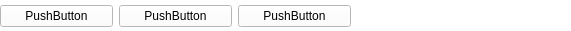
           <widget class="QWidget" name="widget" native="true">
            <property name="geometry">
             <rect>
              <x>350</x>
              <y>20</y>
              <width>571</width>
              <height>31</height>
             </rect>
            </property>
            <property name="styleSheet">
             <string notr="true">background-color: rgb(255, 255, 255);</string>
            </property>
            <widget class="QWidget" name="layoutWidget">
             <property name="geometry">
              <rect>
               <x>0</x>
               <y>0</y>
               <width>351</width>
               <height>32</height>
              </rect>
             </property>
             <layout class="QHBoxLayout" name="horizontalLayout_6">
              <item>
               <widget class="QPushButton" name="pushButton_3">
                <property name="text">
                 <string>PushButton</string>
                </property>
                <property name="checkable">
                 <bool>true</bool>
                </property>
               </widget>
              </item>
              <item>
               <widget class="QPushButton" name="pushButton_2">
                <property name="text">
                 <string>PushButton</string>
                </property>
                <property name="checkable">
                 <bool>true</bool>
                </property>
               </widget>
              </item>
              <item>
               <widget class="QPushButton" name="pushButton_4">
                <property name="text">
                 <string>PushButton</string>
                </property>
                <property name="checkable">
                 <bool>true</bool>
                </property>
               </widget>
              </item>
             </layout>
            </widget>
           </widget>
